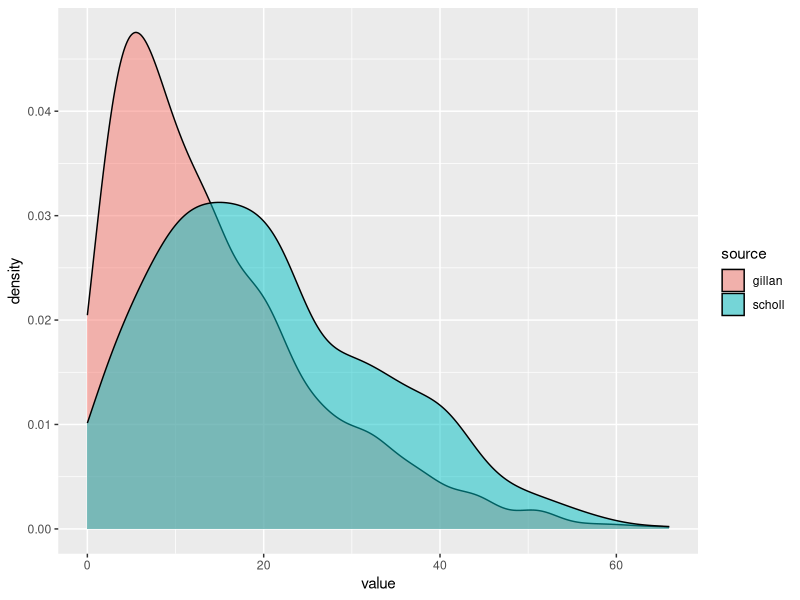
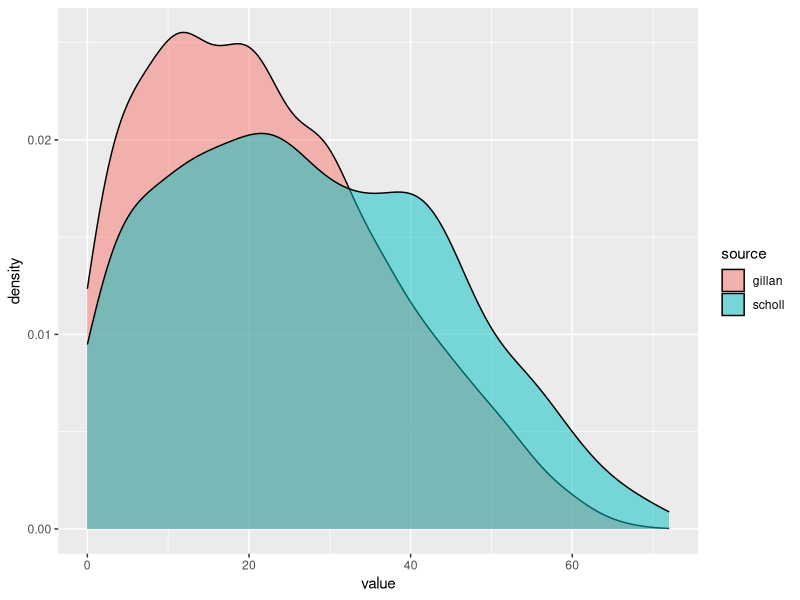
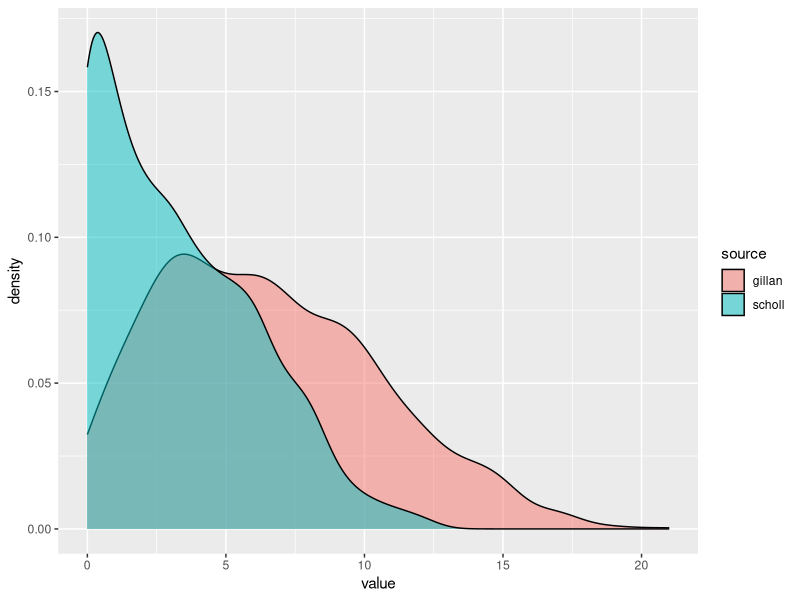
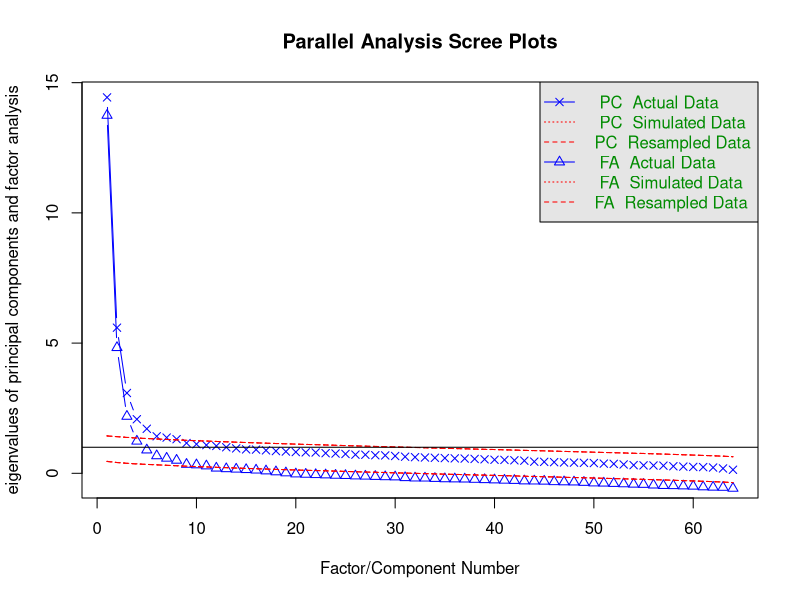
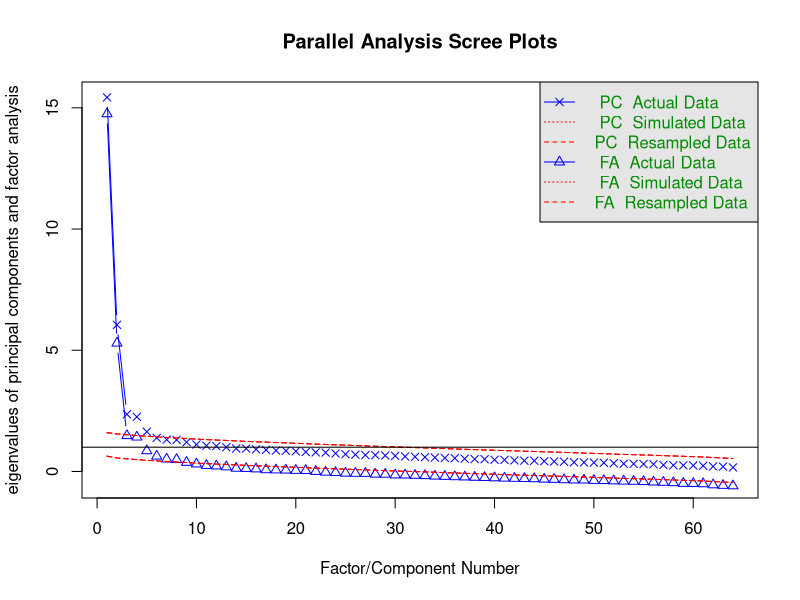
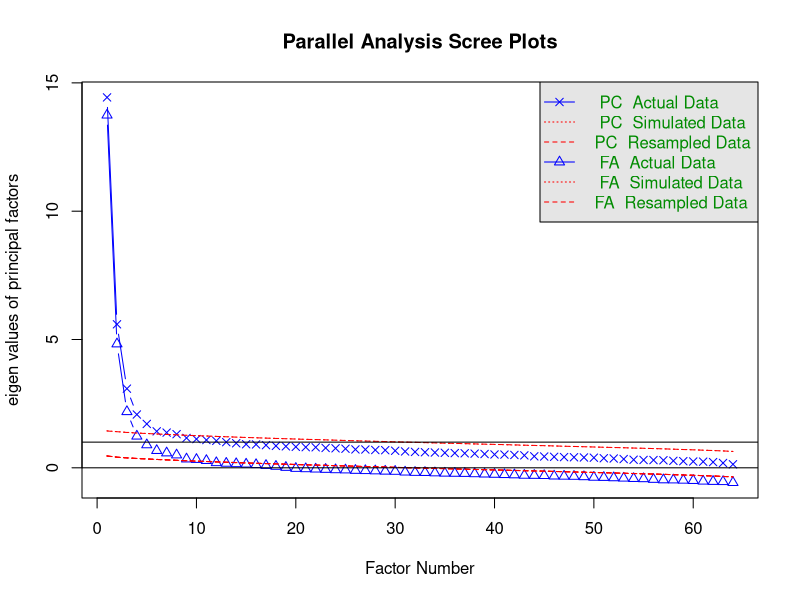
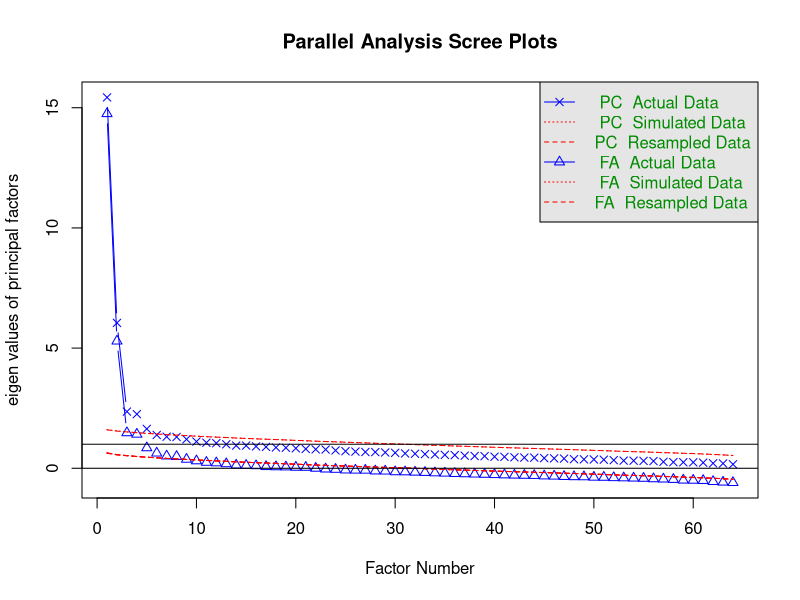
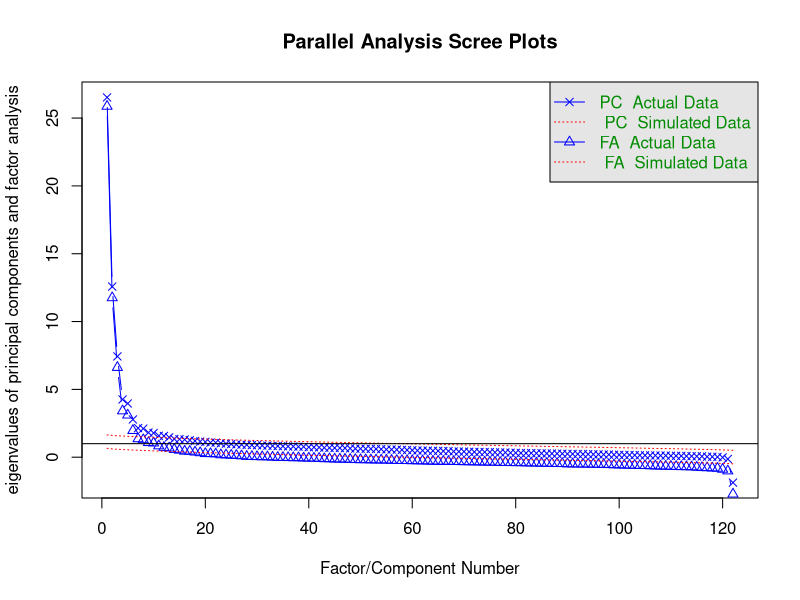

Write the R code that produced these figures, in order. (Note: this script raises an error after producing the figures.)
rm(list=ls()) #Clear the work space
dev.off() # clear all plots

#### Settings and loading the data ####

# dataFolder="~/Documents/GitHub/TUE00A_Retreat_dream_team/datasets"
#Load packages
library(ggplot2)

library(data.table)
library(tidyverse)
library(corrplot)

library(BayesFactor)
library(vegan)
library(psych)

Gillan <-read.csv('datasets/Gillanetal2016.csv')
Scholl <-read.csv('datasets/Scholletalraw.csv')

SchollProcessed <- read.csv('datasets/Scholletal2022.csv')
SchollProcessed[c("schizotypy_UnusualExperiences"                            , "schizotypy_UnusualExperiences")]

SCZ_G <- Gillan %>% select(SCZ_24:SCZ_33) %>% rowSums(na.rm = TRUE)
SCZ_G <- SCZ_G + Gillan %>% select(SCZ_1:SCZ_12) %>% rowSums(na.rm = TRUE)
OCI_G <- Gillan %>% select(OCI_1:OCI_18) %>% rowSums(na.rm = TRUE)
LSAS_G <- Gillan %>% select(LSAS_1:LSAS_24) %>% rowSums(na.rm = TRUE)

SCZ_S <- SchollProcessed %>%
    select(schizotypy_UnusualExperiences, schizotypy_UnusualExperiences) %>% rowSums(na.rm = TRUE)

OCI_S <- Scholl %>% select(OCI.Q1:OCI.Q18) %>% rowSums(na.rm = TRUE)
LSAS_S <- Scholl %>% select(SocialAnx.Q1:SocialAnx.Q24) %>% rowSums(na.rm = TRUE)

# check oci

ttestBF(x = OCI_G, y = OCI_S)
ttestBF(x = LSAS_G, y = LSAS_S)
ttestBF(x = SCZ_G, y = SCZ_S)


oci_plot <- rbind(data.table(source = "gillan", value = OCI_G),
      data.table(source = "scholl", value = OCI_S))

ggplot(oci_plot, aes(x = value, fill = source)) + geom_density(alpha = 0.5)

lsas_plot <- rbind(data.table(source = "gillan", value = LSAS_G),
      data.table(source = "scholl", value = LSAS_S))

ggplot(lsas_plot, aes(x = value, fill = source)) + geom_density(alpha = 0.5)

schizo <- rbind(data.table(source = "gillan", value = SCZ_G),
      data.table(source = "scholl", value = SCZ_S))

ggplot(schizo, aes(x = value, fill = source)) + geom_density(alpha = 0.5)

SCZ_G <- Gillan %>% select(SCZ_24:SCZ_33)
SCZ_G <- cbind(SCZ_G, Gillan %>% select(SCZ_1:SCZ_12))
OCI_G <- Gillan %>% select(OCI_1:OCI_18) 
LSAS_G <- Gillan %>% select(LSAS_1:LSAS_24)



SCZ_S <- Scholl %>% select(Schizo.Q1:Schizo.Q33)
OCI_S <- Scholl %>% select(OCI.Q1:OCI.Q18)
LSAS_S <- Scholl %>% select(SocialAnx.Q1:SocialAnx.Q24)



gillan_fa <- fa.parallel(cbind(OCI_G, SCZ_G, LSAS_G))
scholl_fa <- fa.parallel(na.omit(cbind(OCI_S, SCZ_S, LSAS_S)))

plot(gillan_fa)
plot(scholl_fa)

AES_G <- Gillan %>% select(AES_1:AES_18)
AES_S <- Scholl %>% select(AMI.Q1:AMI.Q18)

SDS_G <- Gillan %>% select(SDS_1:SDS_20)
SDS_S <- Scholl %>% select(BDI.Q1:BDI.Q21)

STA_G <- Gillan %>% select(STAI_1:STAI_20)
STA_S <- Scholl %>% select(traitAnx.Q1:traitAnx.Q20)


mixedCor(cbind(SCZ_G, OCI_G, LSAS_G, AES_G, SDS_G, STA_G), method = 'spearman', d = 1:22)

gillan_fa_full <- fa.parallel(
    mixedCor(cbind(SCZ_G, OCI_G, LSAS_G, AES_G, SDS_G, STA_G), method = 'spearman',
             d = 1:22, p = 23:122)$rho,
    n.iter = 20, n.obs = nrow(Gillan)
    )

scholl_fa_full <- fa.parallel(
    mixedCor(na.omit(cbind(SCZ_S, OCI_S, LSAS_S, AES_S, SDS_S, STA_S)),
             method = 'spearman', d = 1:22, p = 23:123)$rho,
    n.iter = 20, n.obs = nrow(Scholl)
    )

fa.diagram(
    mixedCor(cbind(SCZ_G, OCI_G, LSAS_G, AES_G, SDS_G, STA_G),
             method = 'spearman', d = 1:22, d = 1:22, p = 23:123)$rho
             )

fa.diagram(mixedCor(na.omit(cbind(SCZ_S, OCI_S, LSAS_S, AES_S, SDS_S, STA_S)),
           method = 'spearman', d = 1:22, p = 23:122)$rho
           )


mixedCor(complete_gillan[1:400,], method = 'spearman',
             d = 1:22, p = 23:122)$rho

complete_gillan <- cbind(SCZ_G, OCI_G, LSAS_G, AES_G, SDS_G, STA_G)

data_points <- seq(400, 1413, by = 20)


bigout <- data.frame()
for (i in data_points) {
    print(paste(which(data_points == i), '/', length(data_points), sep = ""))
  current <- complete_gillan[sample(1413, size = i), ]  
  rownames(current) <- 1:nrow(current)
    output <- fa.parallel(
        mixedCor(na.omit(current), method = 'spearman', d = 1:22, p = 23:122, global = FALSE, use = 'na.or.complete.obs')$rho,
        n.iter = 20, n.obs = i
        )
    print(output$nfact)
    bigout <- rbind(bigout, cbind(i, output$nfact, output$ncomp))
}
